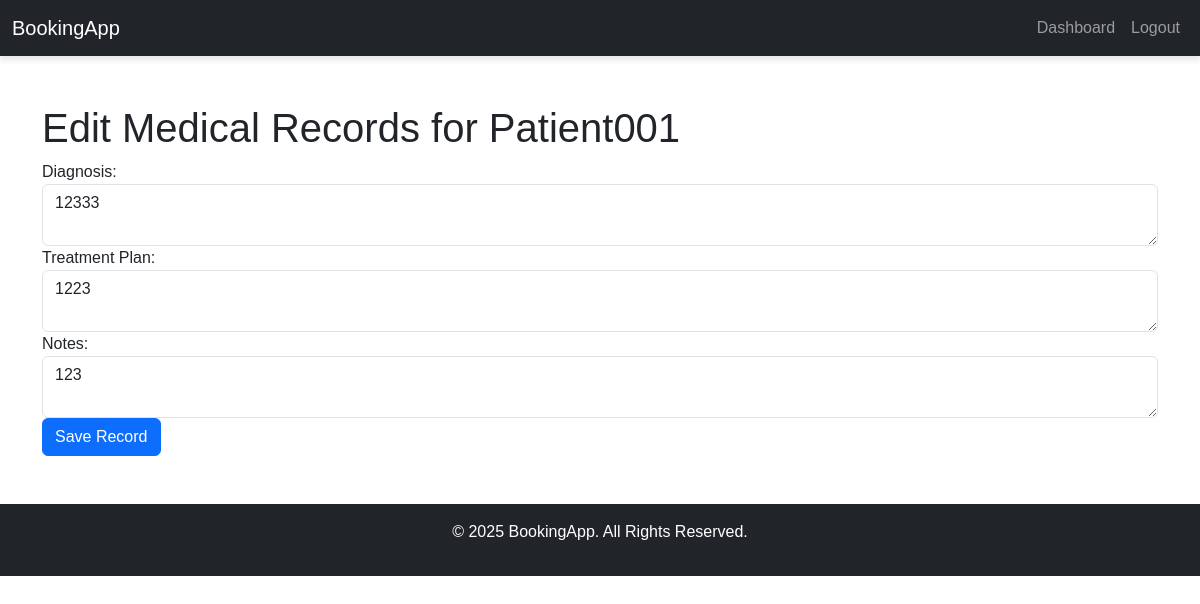
Screenshot of /medical_records/1 (signed in) with the database file from the repository.
### models.py (models this page shows)
class User(db.Model, UserMixin):
    id = db.Column(db.Integer, primary_key=True)
    username = db.Column(db.String(150), nullable=False, unique=True)
    password = db.Column(db.String(150), nullable=False)
    role = db.Column(db.String(20), nullable=False)  # "patient" or "doctor"
    specialization = db.Column(db.String(100), nullable=True)  # Only for doctors

class MedicalRecord(db.Model):
    id = db.Column(db.Integer, primary_key=True)
    patient_id = db.Column(db.Integer, db.ForeignKey('user.id'), nullable=False)
    doctor_id = db.Column(db.Integer, db.ForeignKey('user.id'), nullable=True)  # Last doctor who edited the record
    diagnosis = db.Column(db.Text, nullable=False)
    treatment_plan = db.Column(db.Text, nullable=True)
    notes = db.Column(db.Text, nullable=True)
    created_at = db.Column(db.DateTime, nullable=False, default=datetime.utcnow)
    updated_at = db.Column(db.DateTime, nullable=False, default=datetime.utcnow, onupdate=datetime.utcnow)
    patient = db.relationship('User', foreign_keys=[patient_id], backref='medical_records')
    doctor = db.relationship('User', foreign_keys=[doctor_id], backref='edited_records')

### app.py (the view, shortened to what this page needs)
@app.route('/medical_records/<int:patient_id>', methods=['GET', 'POST'])
@login_required
def edit_medical_records(patient_id):
    if current_user.role != 'doctor':
        flash('Only doctors can edit medical records.', 'danger')
        return redirect(url_for('dashboard'))
    patient = User.query.get_or_404(patient_id)
    record = MedicalRecord.query.filter_by(patient_id=patient.id).first()
    return render_template('edit_medical_records.html', patient=patient, record=record)

### app.py (called while the page is built)
@login_manager.user_loader
def load_user(user_id):
    return User.query.get(int(user_id))

### flaskWebsite/templates/edit_medical_records.html
{% extends "base.html" %}
{% block content %}
<h1>Edit Medical Records for {{ patient.username }}</h1>
<form method="POST" class="form-container">
    <div class="form-group">
        <label for="diagnosis">Diagnosis:</label>
        <textarea name="diagnosis" id="diagnosis" class="form-control" required>{{ record.diagnosis or "" }}</textarea>
    </div>
    <div class="form-group">
        <label for="treatment_plan">Treatment Plan:</label>
        <textarea name="treatment_plan" id="treatment_plan" class="form-control">{{ record.treatment_plan or "" }}</textarea>
    </div>
    <div class="form-group">
        <label for="notes">Notes:</label>
        <textarea name="notes" id="notes" class="form-control">{{ record.notes or "" }}</textarea>
    </div>
    <button type="submit" class="btn btn-primary">Save Record</button>
</form>
{% endblock %}

### flaskWebsite/templates/static/css/style.css (style rules this page uses)
body { font-family: 'Arial', sans-serif; }

### rows the page displays
User: username "Patient001"
MedicalRecord: diagnosis "12333", treatment_plan "1223", notes "123"
